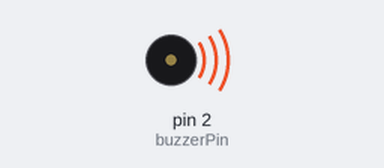
The sketch below on a simulated Arduino Uno, built with avr-gcc and run on an emulated ATmega328P. Shown: buzzer (waves = sounding).

Above: at 0.3 s.
At 14.9 s:
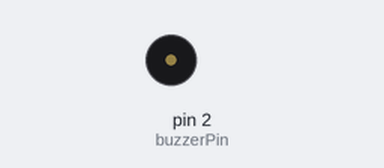
Timing chart, 0 to 19.7 s (numbered marks = the images above):
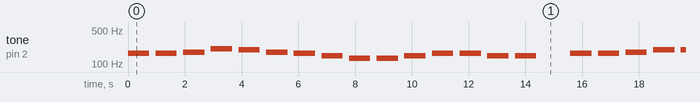

The sketch:

Arduino-Melody.ino
```cpp
/*
  Based on Tom Igoe's code
  http://www.arduino.cc/en/Tutorial/Tone
*/

#include "pitches.h"

#define buzzerPin 2

// notes in the melody:
// use 0 for a rest
// put each measure on its own line
int melody[] = {
  NOTE_E3, NOTE_E3, NOTE_F3, NOTE_GS3, NOTE_G3, NOTE_F3, NOTE_E3, NOTE_D3, NOTE_C3, NOTE_C3, NOTE_D3, NOTE_E3, NOTE_E3, NOTE_D3, NOTE_D3, 0,
  NOTE_E3, NOTE_E3, NOTE_F3, NOTE_G3, NOTE_G3, NOTE_F3, NOTE_E3, NOTE_D3, NOTE_C3, NOTE_C3, NOTE_D3, NOTE_E3, NOTE_D3, NOTE_C3, NOTE_C3,
};

// note durations: 1 = whole note, 4 = quarter note, 8 = eighth note, etc.:
// be sure each note or rest in the melody above has a corresponding duration below
// put each measure on its own line
int noteDurations[] = {
  4, 4, 4, 4, 4, 4, 4, 4, 4, 4, 4, 4, 4, 4, 4,
  4, 4, 4, 4, 4, 4, 4, 4, 4, 4, 4, 4, 4, 4, 4,
};

// set the tempo
// a tempo of 60 is one beat per second
// a tempo of 120 would be twice as fast
int beatsPerMinute = 20;

void setup() {

}

void loop() {
  // iterate over the notes of the melody:
  int len = sizeof(melody)/sizeof(melody[0]);
  for (int thisNote = 0; thisNote < len; thisNote++) {

    // to calculate the note duration, take one second divided by the note type.
    //e.g. quarter note = 1000 / 4, eighth note = 1000/8, etc.
    int noteDuration = static_cast<int>(1000 / noteDurations[thisNote] * 60 / beatsPerMinute);
    tone(buzzerPin, melody[thisNote], noteDuration);

    // to distinguish the notes, set a minimum time between them.
    // the note's duration + 30% seems to work well:
    int pauseBetweenNotes = noteDuration * 1.30;
    delay(pauseBetweenNotes);
    // stop the tone playing:
    noTone(buzzerPin);
  }
  // Pause before playing again
  delay(1000);
}
```

pitches.h
```cpp
/*************************************************
 * Public Constants
 *************************************************/

#define NOTE_B0  31
#define NOTE_C1  33
#define NOTE_CS1 35
#define NOTE_D1  37
#define NOTE_DS1 39
#define NOTE_E1  41
#define NOTE_F1  44
#define NOTE_FS1 46
#define NOTE_G1  49
#define NOTE_GS1 52
#define NOTE_A1  55
#define NOTE_AS1 58
#define NOTE_B1  62
#define NOTE_C2  65
#define NOTE_CS2 69
#define NOTE_D2  73
#define NOTE_DS2 78
#define NOTE_E2  82
#define NOTE_F2  87
#define NOTE_FS2 93
#define NOTE_G2  98
#define NOTE_GS2 104
#define NOTE_A2  110
#define NOTE_AS2 117
#define NOTE_B2  123
#define NOTE_C3  131
#define NOTE_CS3 139
#define NOTE_D3  147
#define NOTE_DS3 156
#define NOTE_E3  165
#define NOTE_F3  175
#define NOTE_FS3 185
#define NOTE_G3  196
#define NOTE_GS3 208
#define NOTE_A3  220
#define NOTE_AS3 233
#define NOTE_B3  247
#define NOTE_C4  262
#define NOTE_CS4 277
#define NOTE_D4  294
#define NOTE_DS4 311
#define NOTE_E4  330
#define NOTE_F4  349
#define NOTE_FS4 370
#define NOTE_G4  392
#define NOTE_GS4 415
#define NOTE_A4  440
#define NOTE_AS4 466
#define NOTE_B4  494
#define NOTE_C5  523
#define NOTE_CS5 554
#define NOTE_D5  587
#define NOTE_DS5 622
#define NOTE_E5  659
#define NOTE_F5  698
#define NOTE_FS5 740
#define NOTE_G5  784
#define NOTE_GS5 831
#define NOTE_A5  880
#define NOTE_AS5 932
#define NOTE_B5  988
#define NOTE_C6  1047
#define NOTE_CS6 1109
#define NOTE_D6  1175
#define NOTE_DS6 1245
#define NOTE_E6  1319
#define NOTE_F6  1397
#define NOTE_FS6 1480
#define NOTE_G6  1568
#define NOTE_GS6 1661
#define NOTE_A6  1760
#define NOTE_AS6 1865
#define NOTE_B6  1976
#define NOTE_C7  2093
#define NOTE_CS7 2217
#define NOTE_D7  2349
#define NOTE_DS7 2489
#define NOTE_E7  2637
#define NOTE_F7  2794
#define NOTE_FS7 2960
#define NOTE_G7  3136
#define NOTE_GS7 3322
#define NOTE_A7  3520
#define NOTE_AS7 3729
#define NOTE_B7  3951
#define NOTE_C8  4186
#define NOTE_CS8 4435
#define NOTE_D8  4699
#define NOTE_DS8 4978
```

Measured:
- by itself, tone on pin 2 (buzzerPin): plays 165 Hz for 0.75 s, 165 Hz for 0.75 s, 175 Hz for 0.75 s, 208 Hz for 0.75 s, 196 Hz for 0.75 s, 175 Hz for 0.75 s … (130 notes in this stretch)
